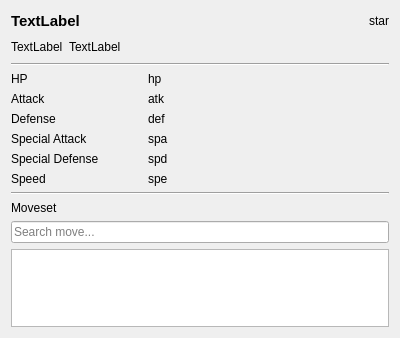
<?xml version="1.0" encoding="UTF-8"?>
<ui version="4.0">
 <class>PokemonPopup</class>
 <widget class="QDialog" name="PokemonPopup">
  <property name="geometry">
   <rect>
    <x>0</x>
    <y>0</y>
    <width>400</width>
    <height>338</height>
   </rect>
  </property>
  <property name="windowTitle">
   <string>Dialog</string>
  </property>
  <layout class="QVBoxLayout" name="verticalLayout">
   <item>
    <layout class="QHBoxLayout" name="horizontalLayout_2">
     <item>
      <widget class="QLabel" name="nameLabel">
       <property name="font">
        <font>
         <pointsize>11</pointsize>
         <bold>true</bold>
        </font>
       </property>
       <property name="text">
        <string>TextLabel</string>
       </property>
      </widget>
     </item>
     <item>
      <spacer name="horizontalSpacer_2">
       <property name="orientation">
        <enum>Qt::Orientation::Horizontal</enum>
       </property>
       <property name="sizeHint" stdset="0">
        <size>
         <width>40</width>
         <height>20</height>
        </size>
       </property>
      </spacer>
     </item>
     <item>
      <widget class="ClickableLabel" name="starLabel">
       <property name="text">
        <string>star</string>
       </property>
      </widget>
     </item>
    </layout>
   </item>
   <item>
    <layout class="QHBoxLayout" name="horizontalLayout">
     <item>
      <widget class="QLabel" name="type1Label">
       <property name="text">
        <string>TextLabel</string>
       </property>
      </widget>
     </item>
     <item>
      <widget class="QLabel" name="type2Label">
       <property name="text">
        <string>TextLabel</string>
       </property>
      </widget>
     </item>
     <item>
      <spacer name="horizontalSpacer">
       <property name="orientation">
        <enum>Qt::Orientation::Horizontal</enum>
       </property>
       <property name="sizeHint" stdset="0">
        <size>
         <width>40</width>
         <height>20</height>
        </size>
       </property>
      </spacer>
     </item>
    </layout>
   </item>
   <item>
    <widget class="Line" name="line">
     <property name="orientation">
      <enum>Qt::Orientation::Horizontal</enum>
     </property>
    </widget>
   </item>
   <item>
    <layout class="QGridLayout" name="gridLayout">
     <item row="3" column="0">
      <widget class="QLabel" name="label_5">
       <property name="text">
        <string>Special Attack</string>
       </property>
      </widget>
     </item>
     <item row="0" column="0">
      <widget class="QLabel" name="label_2">
       <property name="text">
        <string>HP</string>
       </property>
      </widget>
     </item>
     <item row="4" column="2">
      <widget class="StatBar" name="spdStatBar" native="true"/>
     </item>
     <item row="3" column="2">
      <widget class="StatBar" name="spaStatBar" native="true"/>
     </item>
     <item row="2" column="2">
      <widget class="StatBar" name="defStatBar" native="true"/>
     </item>
     <item row="5" column="0">
      <widget class="QLabel" name="label_7">
       <property name="text">
        <string>Speed</string>
       </property>
      </widget>
     </item>
     <item row="1" column="0">
      <widget class="QLabel" name="label_3">
       <property name="text">
        <string>Attack</string>
       </property>
      </widget>
     </item>
     <item row="2" column="0">
      <widget class="QLabel" name="label_4">
       <property name="text">
        <string>Defense</string>
       </property>
      </widget>
     </item>
     <item row="0" column="2">
      <widget class="StatBar" name="hpStatBar" native="true"/>
     </item>
     <item row="5" column="2">
      <widget class="StatBar" name="speStatBar" native="true"/>
     </item>
     <item row="4" column="0">
      <widget class="QLabel" name="label_6">
       <property name="sizePolicy">
        <sizepolicy hsizetype="Maximum" vsizetype="Preferred">
         <horstretch>0</horstretch>
         <verstretch>0</verstretch>
        </sizepolicy>
       </property>
       <property name="text">
        <string>Special Defense             </string>
       </property>
      </widget>
     </item>
     <item row="1" column="2">
      <widget class="StatBar" name="atkStatBar" native="true"/>
     </item>
     <item row="0" column="1">
      <widget class="QLabel" name="hpNumLabel">
       <property name="text">
        <string>hp</string>
       </property>
      </widget>
     </item>
     <item row="1" column="1">
      <widget class="QLabel" name="atkNumLabel">
       <property name="text">
        <string>atk</string>
       </property>
      </widget>
     </item>
     <item row="2" column="1">
      <widget class="QLabel" name="defNumLabel">
       <property name="text">
        <string>def</string>
       </property>
      </widget>
     </item>
     <item row="3" column="1">
      <widget class="QLabel" name="spaNumLabel">
       <property name="text">
        <string>spa</string>
       </property>
      </widget>
     </item>
     <item row="4" column="1">
      <widget class="QLabel" name="spdNumLabel">
       <property name="sizePolicy">
        <sizepolicy hsizetype="Maximum" vsizetype="Preferred">
         <horstretch>0</horstretch>
         <verstretch>0</verstretch>
        </sizepolicy>
       </property>
       <property name="text">
        <string>spd</string>
       </property>
      </widget>
     </item>
     <item row="5" column="1">
      <widget class="QLabel" name="speNumLabel">
       <property name="text">
        <string>spe</string>
       </property>
      </widget>
     </item>
    </layout>
   </item>
   <item>
    <widget class="Line" name="line_2">
     <property name="orientation">
      <enum>Qt::Orientation::Horizontal</enum>
     </property>
    </widget>
   </item>
   <item>
    <widget class="QLabel" name="label">
     <property name="text">
      <string>Moveset</string>
     </property>
    </widget>
   </item>
   <item>
    <widget class="QLineEdit" name="lineEdit">
     <property name="placeholderText">
      <string>Search move...</string>
     </property>
    </widget>
   </item>
   <item>
    <widget class="QListWidget" name="moveListWidget"/>
   </item>
  </layout>
 </widget>
 <customwidgets>
  <customwidget>
   <class>ClickableLabel</class>
   <extends>QLabel</extends>
   <header>assets.ui.clickable_label</header>
  </customwidget>
  <customwidget>
   <class>StatBar</class>
   <extends>QWidget</extends>
   <header>assets.ui.stats_bar_widget</header>
   <container>1</container>
  </customwidget>
 </customwidgets>
 <resources/>
 <connections/>
</ui>
